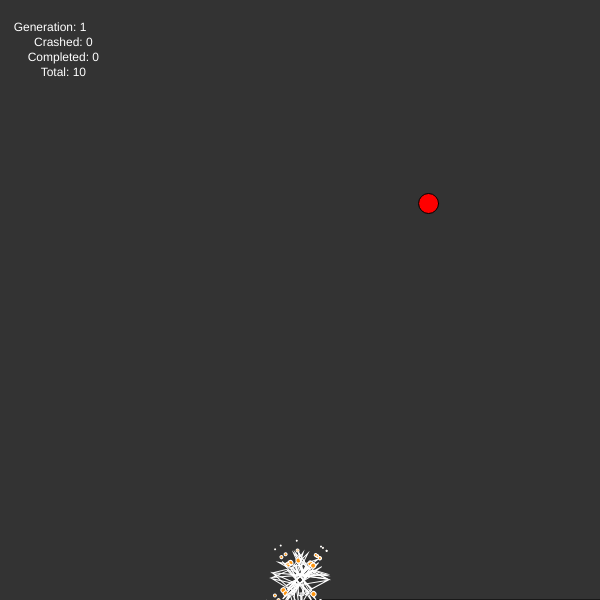
Frame 1 (no input)
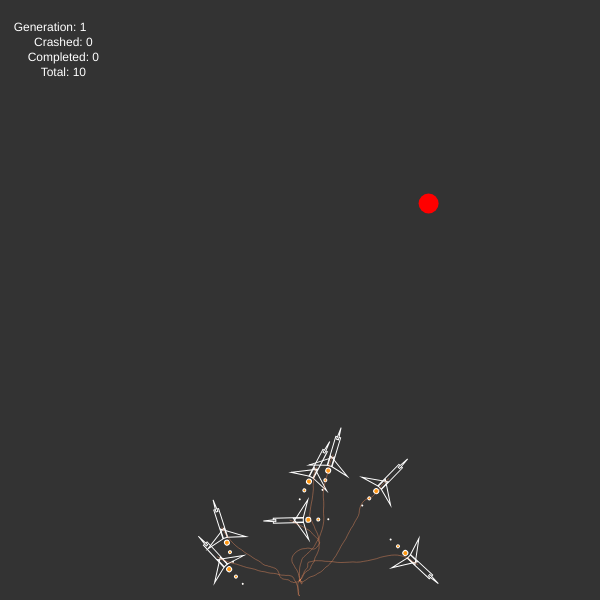
Frame 60 (no input)
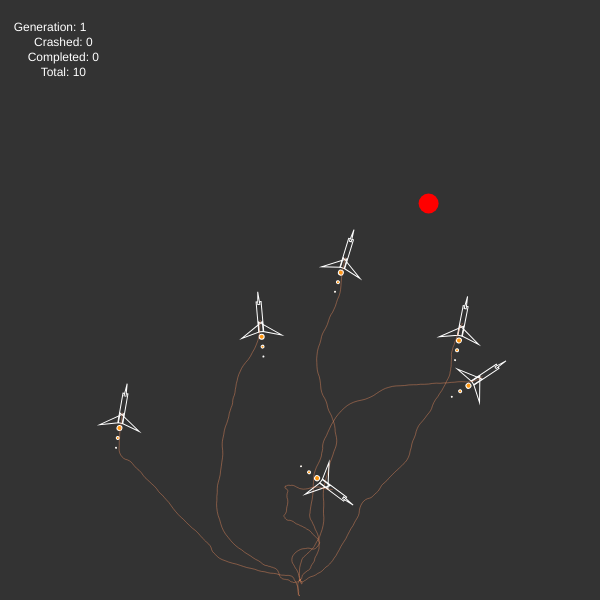
Frame 120 (the mouse pressed at the canvas centre since frame 60)

The p5.js sketch that drew these frames (run headless with seeded random() and noise() and a simulated clock; from frame 60 on, the mouse is pressed at the canvas centre):

// p5.js sketch
// ── sketch.js
let population;
let lifespan = 400;
let prev_crashed = 0;
let prev_completed = 0;
let prev_generation = 0;
let target;

function setup() {
    // createCanvas(windowWidth, windowHeight);
    createCanvas(600, 600)
    target = createVector(random(width), random(height - 500, height));

    // Create a new population of rockets
    population = new Population(
        10,
        target,
    );
}

let is_paused = false;

function keyPressed() {
    if (key === 'p' || key === 'P') {
        is_paused = !is_paused;

        if (is_paused) {
            noLoop();
        } else {
            loop();
        }
    }

    if (key === 'r' || key === 'R') {
        target = createVector(random(width), random(height - 500, height));
        population = new Population(
            10,
            target,
        );
    }
}

function mousePressed() {
    // If paused and left mouse button is pressed
    if (is_paused && mouseButton === LEFT) {
        // Set the target to the mouse position
        target = createVector(mouseX, mouseY);
        population = new Population(
            10,
            target,
        );

        // Resume the simulation
        is_paused = false;
        loop();
    }
}


function draw() {
    // Set the background
    background(51);

    // Draw the ground
    fill(255);
    rect(width / 2, height, width, 10);

    // Draw the population
    population.run();

    // Display the current generation
    fill(255);
    noStroke();
    textSize(12);
    textAlign(CENTER, CENTER);
    text(
        `Generation: ${population.generation}
        Crashed: ${population.prev_crashed}
        Completed: ${population.prev_completed}
        Total: ${population.size}`,
        50,
        50
    );
}
// ── rocket.js
class Rocket {

    constructor(position, dna = null, target = null) {
        this.position = position;

        // Random velocity
        this.velocity = createVector();
        this.acceleration = createVector();

        this.dna_index = 0;
        this.fitness = 0;
        this.crashed = false;
        this.completed = false;
        this.timecrashed = 0;
        this.timecompleted = 0;
        this.target = target;

        this.path = [];

        if (dna !== null) {
            this.dna = dna;
        } else {
            this.createDNA();
        }
    }

    /********* DNA *******/
    createDNA() {
        this.dna = [];

        for (let i = 0; i < 200; i++) {
            let vector = createVector(random(-1, 1), random(-1, 1));

            // Set the vector direction to be always upwards
            // vector.y = -abs(vector.y);
            this.dna.push(vector);
        }
    }

    /********* Fitness *******/
    calculateFitness() {

        // If the rocket has reached the target, then set its fitness to 1
        if (this.completed) {
            this.fitness = 1;
            return;
        }

        // Calculate the distance between the rocket and the target
        let distance = dist(this.position.x, this.position.y, this.target.x, this.target.y);

        // If distance is negative, then set it to 0
        if (distance < 0) {
            distance = 0;
        }

        // The closer the rocket is to the target, the higher its fitness
        this.fitness = map(distance, 0, width, 0, 1);

        return this.fitness;
    }


    /********* Physics *******/
    applyForce() {
        // If the rocket has reached the target, then stop applying force
        if (this.completed) {
            return;
        }

        // If the rocket has crashed, then stop applying force
        if (this.crashed) {
            return;
        }

        // If the rocket has reached the end of the DNA, then stop applying force
        if (this.dna_index >= this.dna.length) {
            this.crashed = true;
            this.timecrashed = this.dna_index;
            return;
        }

        // Apply the force from the DNA
        this.acceleration.add(this.dna[this.dna_index]);


        // Also randomly apply a force to correct towards the target
        if (!this.completed && random(1) < 0.1) {
            let correction = p5.Vector.sub(this.target, this.position);
            correction.setMag(0.5);
            this.acceleration.add(correction);

            // Update the current DNA to equal this correction
            this.dna[this.dna_index] = correction;
        }

        // Clamp the acceleration
        this.acceleration.limit(1);
        this.acceleration.setMag(0.5);

        // Increase the DNA index
        this.dna_index++;
    }

    update() {
        // Show the path
        this.path.push(this.position.copy());

        if (this.crashed) {
            return;
        }

        // Check if this rocket has hit any of the obstacles walls
        // if yes, then set rocket as crashed
        if (this.position.x > width || this.position.x < 0) {
            this.crashed = true;
            this.timecrashed = this.dna_index;
        }

        if (this.position.y > height || this.position.y < 0) {
            this.crashed = true;
            this.timecrashed = this.dna_index;
        }

        // Check if this rocket has reached the target
        // if yes, then set rocket as completed
        let distance = dist(this.position.x, this.position.y, this.target.x, this.target.y);

        if (Math.abs(distance) < 5) {
            this.completed = true;
            this.timecompleted = this.dna_index;
        }

        // Apply the force to the rocket
        this.applyForce();

        // if completed, then stop updating the rocket
        if (this.completed) {
            return;
        }

        // Clamp the velocity
        this.velocity.limit(4);
        // Clamp velocity to a minimum of 0.5
        // this.velocity.setMag(5);

        this.velocity.add(this.acceleration);
        this.position.add(this.velocity);
        this.acceleration.mult(0);
    }

    /********* Show *******/
    showRocketBody() {
        stroke(255);
        noFill();
        // Add a rectangle to the bottom of the rocket
        translate(this.position.x, this.position.y);

        // If velocity is not 0, rotate the rocket towards the direction of movement
        if (this.velocity.heading()) {
            rotate(this.velocity.heading() + PI / 2);
        }

        rectMode(CENTER);
        rect(0, 0, 5, 30);
    }

    showRocketFlames() {
        // Add small white circles to the bottom of the rocket
        fill(255, 150, 15);
        ellipse(0, 20, 5, 5);
        ellipse(0, 30, 3, 3);
        ellipse(0, 40, 1, 1);
    }

    showRocketWings() {
        // Add triangle wings to the rocket
        beginShape();
        noFill();

        // Left wing
        vertex(-2, 5);
        vertex(-2, 15);
        vertex(-20, 20);

        // Right wing
        vertex(2, 5);
        vertex(2, 15);
        vertex(20, 20);
        endShape(CLOSE);
    }

    showRocketTop() {
        // Add a triangle to the bottom of the rocket,
        // in relation to the rocket heading
        beginShape();
        vertex(-1, -12.5);
        vertex(1, -12.5);
        vertex(0, -25);

        // Set the color of the triangle as flame color
        fill(0, 0, 0);
        endShape(CLOSE);
    }

    showTrail() {
        // Show the rocket trail
        stroke(255, 150, 100);
        strokeWeight(1, 20);
        noFill();

        // This is a line that follows the rocket path
        let len = this.path.length > 500 ? 500 : this.path.length;
        let remaining = this.path.length - len;

        // Fade the trail for the remaining path
        stroke(255, 150, 100, 100);
        beginShape();
        for (let i = this.path.length - 1; i >= remaining; i--) {
            vertex(this.path[i].x, this.path[i].y);
        }
        endShape();

    }

    show() {
        if (this.crashed) {
            return;
        }

        push();
        this.showRocketBody();

        // Show the top of the rocket
        this.showRocketTop();

        // Show the flames
        this.showRocketFlames();

        // Show the wings
        this.showRocketWings();

        pop();

        // Show the trail
        this.showTrail();
    }

}

class Population {

    constructor(size, target = null) {
        this.rockets = [];
        this.size = size;
        this.generation = 1;
        this.completed = 0;
        this.crashed = 0;
        this.prev_completed = 0;
        this.prev_crashed = 0;

        if (target !== null) {
            this.target = target;
        } else {
            this.target = createVector(width / 2, height / 10);
        }

        for (let i = 0; i < this.size; i++) {
            this.rockets.push(
                new Rocket(createVector(width / 2, height - 20), null, this.target)
            );
        }
    }

    mutate(dna) {
        // Loop through the DNA
        for (let i = 0; i < dna.length; i++) {
            // There is a 1% chance of mutation
            if (random(1) < 0.01) {
                // Create a new random vector
                dna[i] = p5.Vector.random2D();
            }
        }

        return dna;
    }

    crossOver(parent_a, parent_b) {
        // Create a new DNA
        let new_dna = [];

        // Get a random midpoint
        let midpoint = floor(random(parent_a.length));

        // Loop through the DNA
        for (let i = 0; i < parent_a.length; i++) {
            // If i is greater than the midpoint, then add parent_a's DNA
            // else add parent_b's DNA
            if (i > midpoint) {
                new_dna.push(parent_a[i]);
            } else {
                new_dna.push(parent_b[i]);
            }
        }

        return new_dna;
    }

    createNewGeneration() {
        // Calculate the fitness of each rocket
        for (let rocket of this.rockets) {
            rocket.calculateFitness();
        }

        // Create a mating pool
        let mating_pool = [];

        // Add each rocket to the mating pool
        for (let rocket of this.rockets) {
            let n = rocket.fitness * 100;

            for (let i = 0; i < n; i++) {
                mating_pool.push(rocket);
            }
        }

        // Create a new generation
        let new_generation = [];

        // Create a new generation of rockets
        for (let i = 0; i < this.size; i++) {
            // Get a random DNA from the mating pool
            let parent_a = random(mating_pool).dna;
            let parent_b = random(mating_pool).dna;

            // Create a new DNA by crossing over the parents DNA
            let child_dna = this.crossOver(parent_a, parent_b);

            // Mutate the child DNA
            child_dna = this.mutate(child_dna);

            // Create a new rocket with the child DNA
            new_generation.push(
                new Rocket(
                    createVector(width / 2, height - 20),
                    child_dna,
                    this.target
                )
            );
        }

        // Set the new generation as the current generation
        this.rockets = new_generation;

        // Increase the generation count
        this.generation++;
        this.prev_crashed = this.crashed;
        this.prev_completed = this.completed;
        this.completed = 0;
        this.crashed = 0;
    }

    run() {
        // Draw the target
        fill(255, 0, 0);
        ellipse(this.target.x, this.target.y, 20, 20);

        this.crashed = 0;
        this.completed = 0;

        // Draw the rockets
        for (let rocket of this.rockets) {
            rocket.update();
            rocket.show();

            if (rocket.crashed) {
                this.crashed++;
            }

            if (rocket.completed) {
                this.completed++;
            }
        }

        // If all rockets have crashed, then create a new generation
        if ((this.completed + this.crashed) >= this.size) {
            this.createNewGeneration();
        }
    }
}
